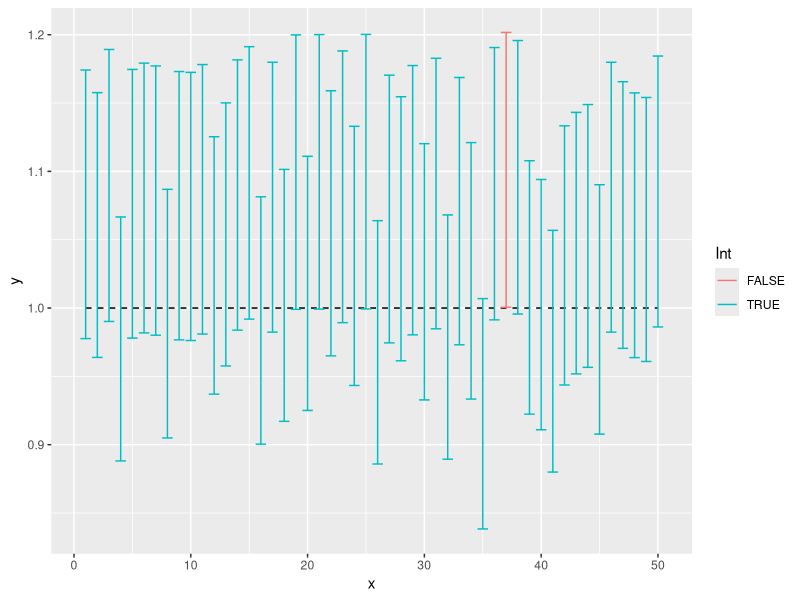

The R source for this figure:
# INFERENCIA ESTADISTICA
# INTERVALOS DE CONFIANZA
# Profesor: Gonzalo Perez de la Cruz

# En esta clase aterrizaremos los conceptos teoricos de 
# intervalos de confianza apartir de simulaciones.

# Simularemos 1000 muestras de n variables aletorias Uniforme(0,theta)
# con n=20,100,500; apartir de elles observaremos el comportamiento
# del intervalo de confianza calculado para esta variable

# Limpiamos la variables
rm(list = ls(all.names =  TRUE)) 
gc()

# Definimos theta
theta<-1

# Definimos la cantidad de variables aleatorias
n<-c(20,100,500)

# Generamos las muestras
set.seed(2)
U1<-replicate(1000,runif(n[1],0,theta))
U2<-replicate(1000,runif(n[2],0,theta))
U3<-replicate(1000,runif(n[3],0,theta))

# Definimos nuestra alpha
alpha=0.05

# Definimos nuestro intervalo de confianza al (1-alpha)100% para theta
# Recordemos que estaba definido como
# [X_(n)/(1-\alpha/2)^(1/n),X_(n)/(\alpha/2)^(1/n)]

IIzq<-function(x){max(x)/(1-alpha/2)^(1/length(x))}
IDer<-function(x){max(x)/(alpha/2)^(1/length(x))}

# Encontremos los intervalos para las muestras
U1Izq<-apply(U1,2,IIzq)
U1Der<-apply(U1,2,IDer)
ICM1<-data.frame(U1Izq,U1Der)
head(ICM1)
mean(U1Der-U1Izq)

U2Izq<-apply(U2,2,IIzq)
U2Der<-apply(U2,2,IDer)
ICM2<-data.frame(U2Izq,U2Der)
head(ICM2)
mean(U2Der-U2Izq)

U3Izq<-apply(U3,2,IIzq)
U3Der<-apply(U3,2,IDer)
ICM3<-data.frame(U3Izq,U3Der)
head(ICM3)
mean(U3Der-U3Izq)

# Realicemos lo mismo, pero para theta^2

IIzq2<-function(x){(max(x)/(1-alpha/2)^(1/length(x)))^2}
IDer2<-function(x){(max(x)/(alpha/2)^(1/length(x)))^2}

# Encontremos los intervalos para las muestras
U1Izq2<-apply(U1,2,IIzq2)
U1Der2<-apply(U1,2,IDer2)
ICM12<-data.frame(U1Izq2,U1Der2)
head(ICM12)
mean(U1Der2-U1Izq2)

U2Izq2<-apply(U2,2,IIzq2)
U2Der2<-apply(U2,2,IDer2)
ICM22<-data.frame(U2Izq2,U2Der2)
head(ICM22)
mean(U2Der2-U2Izq2)

U3Izq2<-apply(U3,2,IIzq2)
U3Der2<-apply(U3,2,IDer2)
ICM32<-data.frame(U3Izq2,U3Der2)
head(ICM32)
mean(U3Der2-U3Izq2)

# Ahora veamos la intuicion detras de los intervalos de confianza
# Sabemos que theta=1, entonces podriamos preguntarnos:
# de todas nuestras simulaciones cuantas de ellas contienen al verdadero
# valor de theta

# Para theta
# Para U1
mean(ICM1$U1Izq<=1 & 1<=ICM1$U1Der)

# Para U2
mean(ICM2$U2Izq<=1 & 1<=ICM2$U2Der)

# Para U3
mean(ICM3$U3Izq<=1 & 1<=ICM3$U3Der)

# Para theta^2
mean(ICM12$U1Izq2<=1 & 1<=ICM12$U1Der2)

# Para U2
mean(ICM22$U2Izq2<=1 & 1<=ICM22$U2Der2)

# Para U3
mean(ICM32$U3Izq2<=1 & 1<=ICM32$U3Der2)

# Graficamente

library(dplyr)
library(ggplot2)
dt <- data.frame(x=1:50, y=0:1,I=U1Izq[1:50],D=U1Der[1:50],Int=(U1Izq[1:50]<=1 & 1<=U1Der[1:50]))
dt %>% 
  ggplot(aes(x=x , y=0.9,colour=Int))+
  geom_line(aes(y=1),color="black",linetype='dashed')+
  geom_errorbar(aes(ymax = D , ymin = I ))
  

  